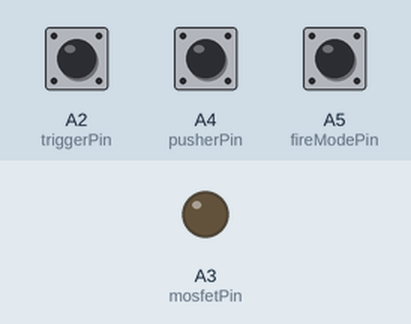
Simulated run of this sketch. Board: Arduino Uno, built with avr-gcc and run on an emulated ATmega328P. Parts: output pins drawn as LEDs (lit = HIGH). The test bench sets the inputs (shaded band); at power-on: A2 (triggerPin) HIGH, A4 (pusherPin) HIGH, A5 (fireModePin) HIGH.

Above: at 1.2 s.
1.3 s: A2 (triggerPin) pulled LOW for 0.15 s
At 2.7 s:
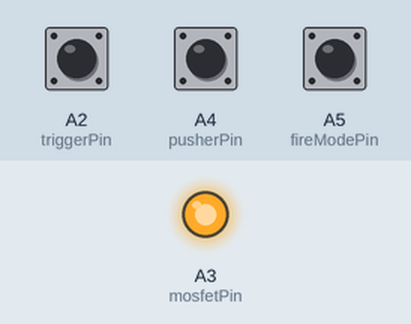
Timing chart, 0 to 4.3 s (numbered marks = the images above; inputs shaded):
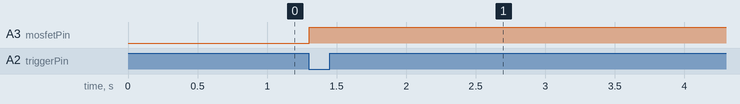

Measured:
- after the input at 1.3 s, A3 (mosfetPin): LOW → HIGH at once

The sketch:

BOLT_OS_Free.ino
```cpp
////////////////////////////////////////////
// BOLT OS 1.0 Free edition
//
// Make (almost) any electric foam dart blaster select fire
//
// This is the free version with the following features:
// * Reliable and fast code for super snappy response
// * Support for a 2 position selector switch
// * Choose between single fire and full auto
//
// There is also a premium version with even more awesome features:
// * Semi / Semi Binary / 2 rnd Burst / 3 round Burst/ 5 round Burst / Full auto support
// * Complete freedom in combination of firemodes (Yes, you can have double burst, or semi and binary semi)
// * Rate of fire reduction, 0 - 5 (get super snappy semi auto with a fast motor, but don't go through a mag in 1 second on full auto)
// * pusher crash detection (to make sure you don't accidentally burn out your pusher motor).
// * Easily adjustable hardware settings via the selector switch and rev trigger. No other buttons, LCD or laptop needed!

// Interested? Check out the premium version on my youtube here:
// Matt the foam blaster wizard
// https://www.youtube.com/channel/UCnzgV6HDINqco_RPyLQLHTg
///////////////////////////////////////////

#include <Bounce2.h>

// set constants
const int triggerPin = A2;
const int pusherPin = A4;
const int fireModePin = A5;
const int mosfetPin = A3;

// set select fire variables
int fireMode = 1; // (the value set here is the default mode, it will change immediately based on the firemode pin settings) 1 = Semi, 2 = Full auto

// set the bounce object
Bounce pusher = Bounce();
Bounce trigger = Bounce();
Bounce fireModeSelector = Bounce();

//// Functions ////

void performShotCycle() {

  digitalWrite(mosfetPin, HIGH); // start pushing

  while(true) {
    pusher.update();
    if(pusher.fell()) {
      break;
    }
  }

  digitalWrite(mosfetPin, LOW); // stop pushing
}

//// main part ////

void setup() {
  pinMode(mosfetPin, OUTPUT);
  digitalWrite(mosfetPin, LOW);

  pinMode(triggerPin, INPUT_PULLUP);
  trigger.attach(triggerPin);
  trigger.interval(5);

  pinMode(pusherPin, INPUT_PULLUP);
  pusher.attach(pusherPin);
  pusher.interval(5);

  pinMode(fireModePin,INPUT_PULLUP);
  fireModeSelector.attach(fireModePin);
  fireModeSelector.interval(5);
}

void loop() {

  // Select fire mode
  fireModeSelector.update();

  if(fireModeSelector.read() == LOW) {
    fireMode = 1;
  } else if (fireModeSelector.read() == HIGH) {
    fireMode = 2;
  }

  // check for trigger press
  trigger.update();

  // Shoot Dart
  if(trigger.fell()) {
    if(fireMode == 1) {
       performShotCycle();
   } else if(fireMode == 2) {
        while(trigger.read() == LOW) {
           performShotCycle();
           trigger.update();
        }
    }
  }
}
```
